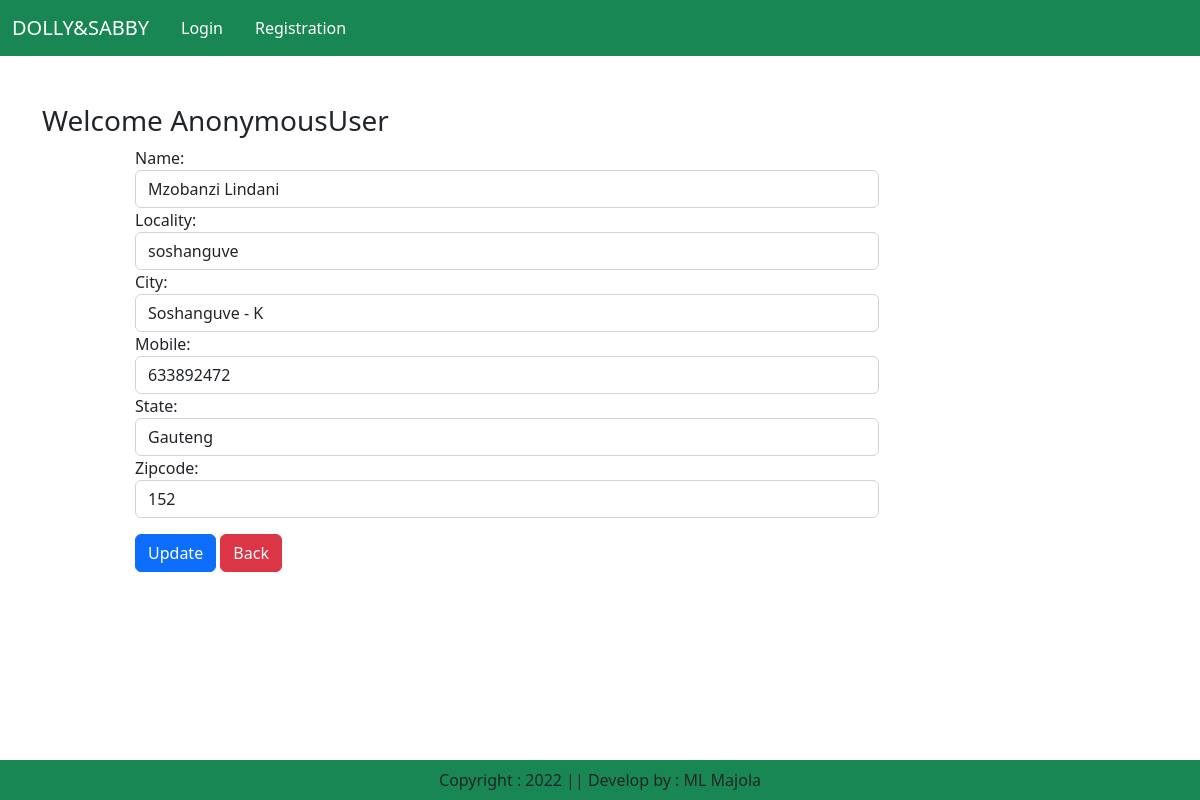
Screenshot of /updateAddress/1 with the database file from the repository.
### app/models.py (models this page shows, shortened)
class Customer(models.Model):
    user = models.ForeignKey(User,on_delete =models.CASCADE)
    name = models.CharField(max_length=200)
    locality = models.CharField(max_length=200)
    city = models.CharField(max_length=200)
    mobile = models.IntegerField(default = 0)
    zipcode = models.IntegerField(default = 0)
    state = models.CharField(choices = STATE_CHOICES, max_length=200 ,default ='')

### app/views.py (the view, shortened to what this page needs)
# urls.py: path("updateAddress/<int:pk>",views.updateAddress.as_view(), name="updateAddress"),
class updateAddress(View):
    def get(self, request,pk):
        add = Customer.objects.get(pk=pk)
        form =CustomerProfileForm(instance=add)
        totalitem =0
        if request.user.is_authenticated:
            totalitem = len(Cart.objects.filter(user=request.user))
        return render(request,"app/updateAddress.html",locals())

### app/forms.py
class CustomerProfileForm(forms.ModelForm):
    class Meta:
        model = Customer
        fields = ['name','locality','city','mobile','state','zipcode' ]
        widgets = {
            'name': forms.TextInput(attrs={'class':'form-control'}),
            'locality': forms.TextInput(attrs={'class':'form-control'}),
            'city': forms.TextInput(attrs={'class':'form-control'}),
            'mobile': forms.NumberInput(attrs={'class':'form-control'}),
            'state': forms.Select(attrs={'class':'form-control'}),
            'zipcode': forms.NumberInput(attrs={'class':'form-control'}),
        }

### app/templates/app/updateAddress.html (shortened to what this page needs)
{% extends "app/base.html" %}
{% load static  %}
{% block main-content %}
<div class="container my-5">
    <div class="row">
        <h3>Welcome <span class="text-capitalize">{{request.user}}</span></h3>
    </div>
    <div class="col-sm-8 offset-sm-1">
        <form action="" method="post">
            {% for fm in form %}
                {{fm.label_tag}}{{fm}} <small class="text-danger">{{fm.errors|striptags}}</small>
            {% endfor %}
            <div class="col-12 mt-3">
                <button type="submit" class="btn btn-primary">Update</button>
                <a href="{% url 'address' %}" type='button' class="btn btn-danger">Back</a>
            </div>
        </form>
    </div>
</div>
{% endblock main-content %}

### rows the page displays
Customer: form "Mzobanzi Lindani" "soshanguve" "Soshanguve - K" "633892472" "Gauteng" "152"

### other values shown
{{ request.user }} "AnonymousUser"
{{ fm.label_tag }} "Name:" "Locality:" "City:" "Mobile:" "State:" "Zipcode:"
